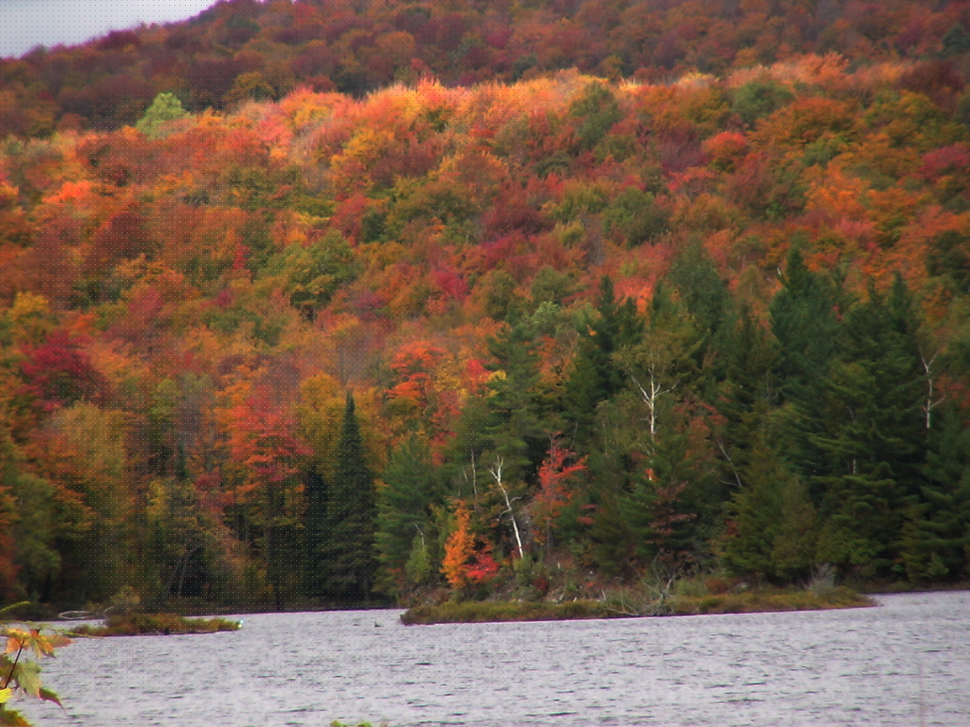
#> input picture mountain.png, 970 x 727 px, shrunk from 2016 x 1512 before the run
$ python 'Image analysis.py'
#> lines starting #> are read from the running program, lines starting #| are printed output that depends on the picture
import skimage.io as io
import numpy as np

c_HIDDEN_IMG_H = 131
c_HIDDEN_IMG_W = 100
c_HIDDEN_IMG_P = 3 # initiated hidden image dimentions to be used throughout the class in different methods

class ImageAnalysis:

    def __init__(self, imagename):
#> called with imagename = 'mountain.png'
        self.image = io.imread(imagename)
#> self.image is the input picture: shape (727, 970, 3); mean R, G, B 112, 88.5, 69.9
        self.hiddenimage = None # initiated hidden image to be applied to both retrieveHidden and averageRGB

    def show (self):
        io.imshow(self.image)
        io.show()

    def __str__(self):
        return "Shape is: {0}".format(self.image.shape)

    def retriveHidden (self):
        self.hiddenimage = np.zeros((c_HIDDEN_IMG_H, c_HIDDEN_IMG_W, c_HIDDEN_IMG_P))
        i = 0
        while i < c_HIDDEN_IMG_H:
            j = 0
            while j < c_HIDDEN_IMG_W:
                self.hiddenimage[i,j] = self.image[i*11,j*11]
                j += 1
            i+= 1
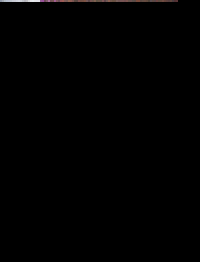
#> self.hiddenimage: shape (131, 100, 3) float64 (shown 2 times larger); mean R, G, B 0.9, 0.7, 0.7
#> after the loop, i = 0
        io.imsave("hidden.png", self.hiddenimage)
        print('Shape of hidden image is: ', self.hiddenimage.shape) # used to make sure shape is accurate

    # [53 lines left out: functions fix, average, averageRGB, load_rgb_from_file, not called in this run]

i = ImageAnalysis("mountain.png")
# print(i)
#> (the run stopped early here; a loop or call above may not have finished)
